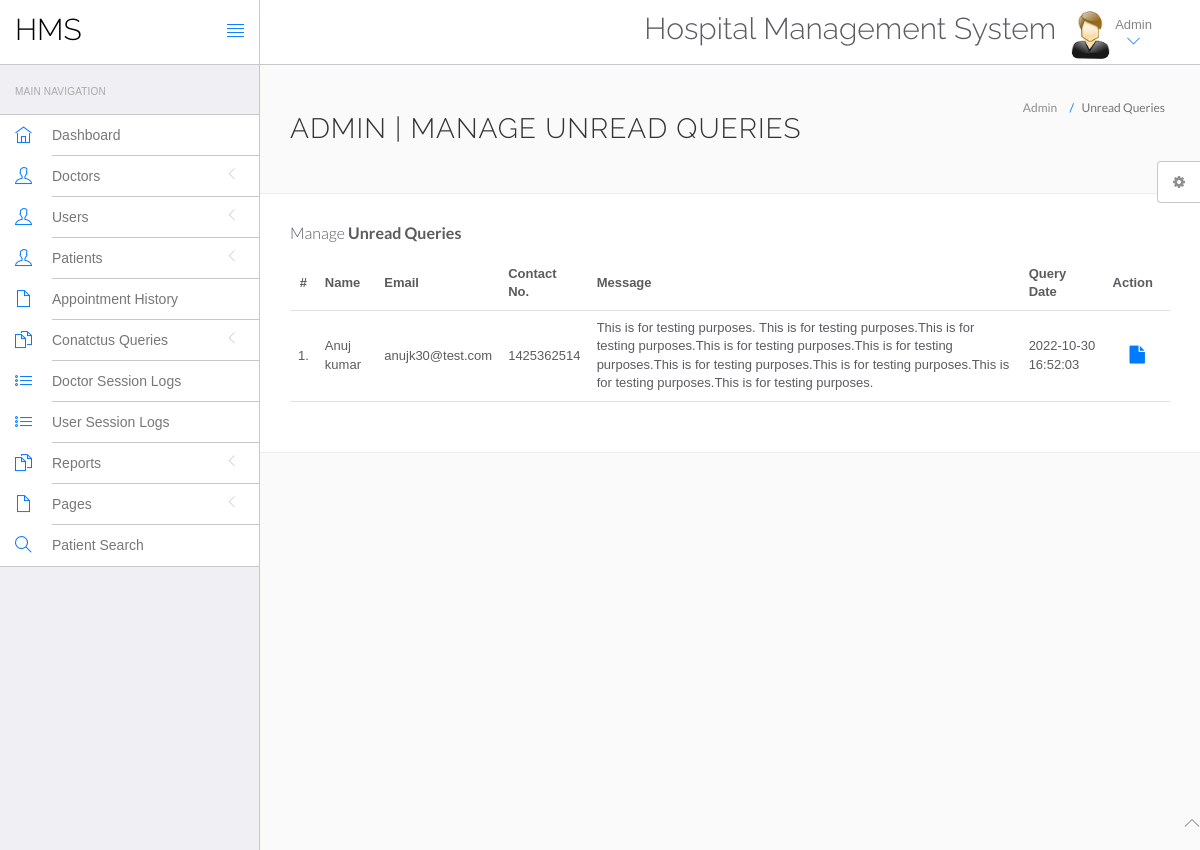
The page /hospital/admin/unread-queries.php (signed in) on the database its author committed.
### tables this page shows
CREATE TABLE `tblcontactus` (
  `id` int NOT NULL,
  `fullname` varchar(255) DEFAULT NULL,
  `email` varchar(255) DEFAULT NULL,
  `contactno` bigint DEFAULT NULL,
  `message` mediumtext,
  `PostingDate` timestamp NULL DEFAULT CURRENT_TIMESTAMP,
  `AdminRemark` mediumtext,
  `LastupdationDate` timestamp NULL DEFAULT NULL ON UPDATE CURRENT_TIMESTAMP,
  `IsRead` int DEFAULT NULL
);

### hospital/admin/unread-queries.php (the view, shortened to what this page needs)
<?php
include('include/config.php');
if(strlen($_SESSION['id']==0)) {
 header('location:logout.php');
  } else{
?>
<!DOCTYPE html>
<html lang="en">
	<head>
		<link rel="stylesheet" href="vendor/bootstrap/css/bootstrap.min.css">
		<link rel="stylesheet" href="vendor/fontawesome/css/font-awesome.min.css">
		<link rel="stylesheet" href="vendor/themify-icons/themify-icons.min.css">
		<link href="vendor/animate.css/animate.min.css" rel="stylesheet" media="screen">
		<link href="vendor/perfect-scrollbar/perfect-scrollbar.min.css" rel="stylesheet" media="screen">
		<link href="vendor/switchery/switchery.min.css" rel="stylesheet" media="screen">
		<link href="vendor/bootstrap-touchspin/jquery.bootstrap-touchspin.min.css" rel="stylesheet" media="screen">
		<link href="vendor/select2/select2.min.css" rel="stylesheet" media="screen">
		<link href="vendor/bootstrap-datepicker/bootstrap-datepicker3.standalone.min.css" rel="stylesheet" media="screen">
		<link href="vendor/bootstrap-timepicker/bootstrap-timepicker.min.css" rel="stylesheet" media="screen">
		<link rel="stylesheet" href="assets/css/styles.css">
		<link rel="stylesheet" href="assets/css/plugins.css">
		<link rel="stylesheet" href="assets/css/themes/theme-1.css" id="skin_color" />
	</head>
	<body>
		<div id="app">
<?php include('include/sidebar.php');?>
			<div class="app-content">
						<?php include('include/header.php');?>
				<div class="main-content" >
					<div class="wrap-content container" id="container">
						<section id="page-title">
							<div class="row">
								<div class="col-sm-8">
									<h1 class="mainTitle">Admin | Manage Unread Queries</h1>
																	</div>
								<ol class="breadcrumb">
									<li>
										<span>Admin</span>
									</li>
									<li class="active">
										<span>Unread Queries</span>
									</li>
								</ol>
							</div>
						</section>
						<div class="container-fluid container-fullw bg-white">
									<div class="row">
								<div class="col-md-12">
									<h5 class="over-title margin-bottom-15">Manage <span class="text-bold">Unread Queries</span></h5>
									<table class="table table-hover" id="sample-table-1">
										<thead>
											<tr>
												<th class="center">#</th>
												<th>Name</th>
												<th class="hidden-xs">Email</th>
												<th>Contact No. </th>
												<th>Message </th>
												<th>Query Date</th>
												<th>Action</th>
											</tr>
										</thead>
										<tbody>
<?php
$sql=mysqli_query($con,"select * from tblcontactus where IsRead is null");
$cnt=1;
while($row=mysqli_fetch_array($sql))
{
?>
											<tr>
												<td class="center"><?php echo $cnt;?>.</td>
												<td class="hidden-xs"><?php echo $row['fullname'];?></td>
												<td><?php echo $row['email'];?></td>
												<td><?php echo $row['contactno'];?></td>
												<td><?php echo $row['message'];?></td>
												<td><?php echo $row['PostingDate'];?></td>
												<td >
												<div class="visible-md visible-lg hidden-sm hidden-xs">
							<a href="query-details.php?id=<?php echo $row['id'];?>" class="btn btn-transparent btn-lg" title="View Details"><i class="fa fa-file"></i></a>
												</div>
												</td>
											</tr>
											<?php
$cnt=$cnt+1;
											 }?>
										</tbody>
									</table>
								</div>
							</div>
								</div>
							</div>
						</div>
					</div>
				</div>
	<?php include('include/footer.php');?>
	<?php include('include/setting.php');?>
	</body>
</html>
<?php } ?>

### hospital/admin/assets/css/themes/theme-1.css (style rules this page uses)
body { background: #FAFAFA; }

### rows shown on the page
tblcontactus: fullname "Anuj kumar", email "anujk30@test.com", contactno "1425362514", message "This is for testing purposes. This is for testing purposes.This is for testing purposes.This is for testing purposes.This is for testing purposes.This is for testing purposes.This is for testing purposes.This is for testing purposes.This is for testing purposes.", PostingDate "2022-10-30 16:52:03"
